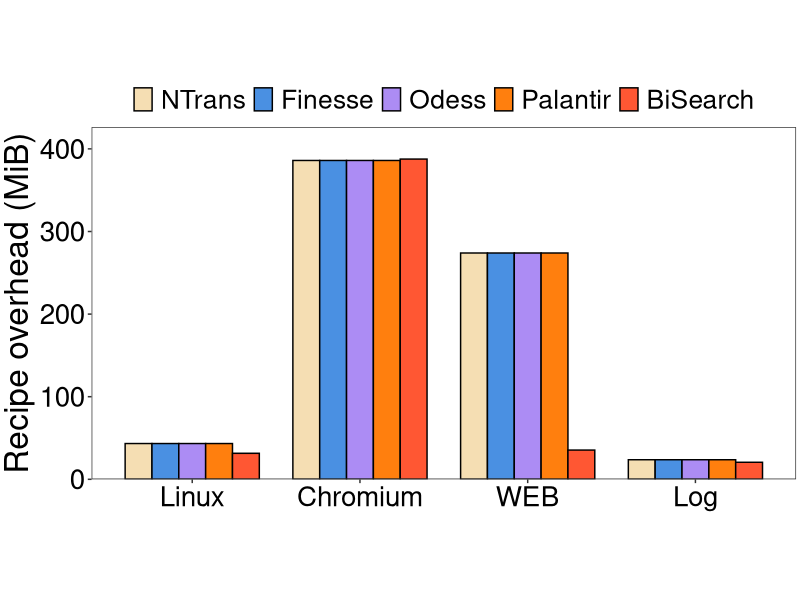
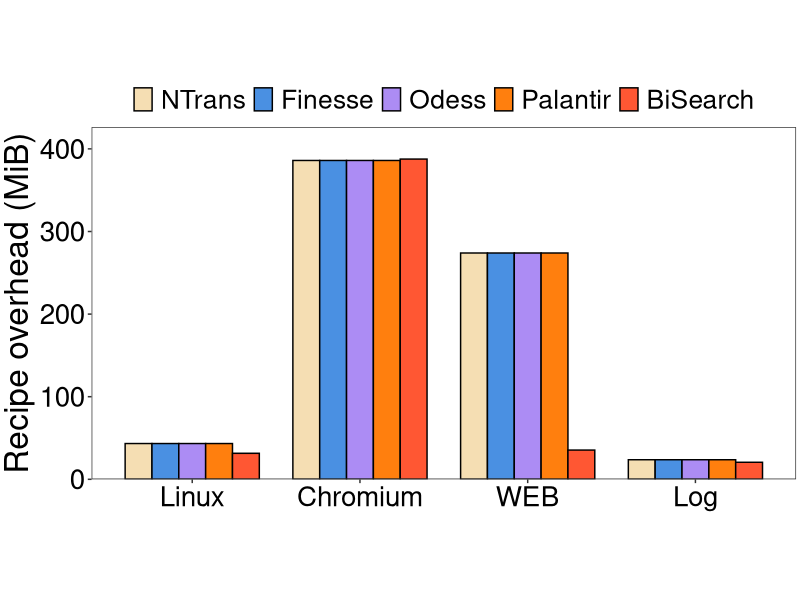

Generate these figures, in order, with R:
library(ggplot2)
setwd(dirname(rstudioapi::getActiveDocumentContext()$path))
# 定义数据
heights <- c(
43.3148,43.3148,43.3148,43.3148,31.4833,385.972,385.972,385.972,385.972,387.651,273.941,273.941,273.941,273.941,35.3669,23.6837,23.6837,23.6837,23.6837,20.5974
)

group_order <- c('Linux', 'Chromium', 'WEB', 'Log')
# 创建数据框
df1 <- data.frame(
  group = factor(rep(group_order, each = 5), levels = group_order),
  category = factor(rep(c('NTrans', 'Finesse', 'Odess', 'Palantir','BiSearch'), times = 4),
                    levels = c('NTrans', 'Finesse', 'Odess', 'Palantir','BiSearch')),
  height = heights
)

max_height <- max(df1$height)

# 创建柱状图
p1 <- ggplot(df1, aes(x = group, y = height, fill = category)) + 
  geom_bar(stat = 'identity', position = position_dodge(width = 0.8), 
           colour = "black", width = 0.8) + 
  scale_fill_manual(values = c("#f5deb3", "#4a90e2", "#ac8cf4", "#ff7f0e","#FF5733")) +
  labs(y = 'Recipe overhead (MiB)') +
  scale_y_continuous(
    limits = c(0, max_height),
    expand = expansion(mult = c(0, 0.1))
  ) +
  theme_bw() +
  theme(
    plot.title = element_text(hjust = 0.5, size = 24, face = "bold"),
    plot.margin = unit(c(0.1, 0.1, 0.1, 0.1), "cm"),
    axis.title.x = element_text(size = 26),
    axis.title.y = element_text(size = 24),
    axis.text = element_text(size = 20, color = "black"),
    aspect.ratio = 0.5,
    panel.grid.major = element_blank(), 
    panel.grid.minor = element_blank(),
    legend.position = "top",
    legend.direction = "horizontal",
    legend.text = element_text(size = 19),
    legend.key.height = unit(1.0, "line"),
    legend.key.width = unit(1.0, "line"),
    legend.margin = margin(t = 0, unit = 'cm'),
    legend.title = element_blank()
  ) +
  theme(axis.title.x = element_blank())

ggsave('../plot/5-2-RecipeOverhead.pdf', plot = p1, width = 10, height = 5)
print(p1)
